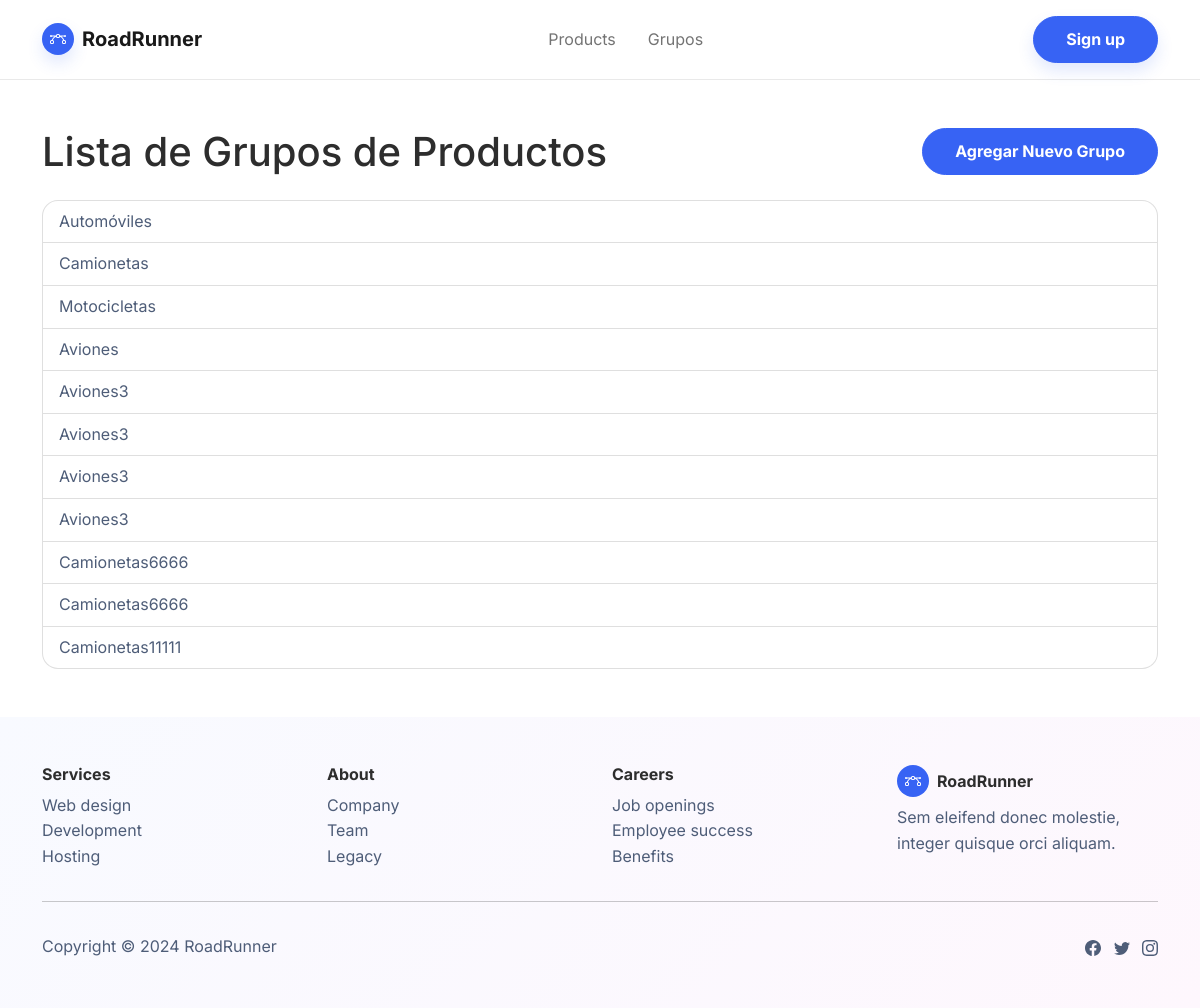
Page /productos/grupos/ on the committed database.
### gestion_productos/models.py (models this page shows, shortened)
class GrupoProducto(models.Model):
    nombre = models.CharField(max_length=100)
    descripcion = models.TextField()
    productos = models.ManyToManyField(Producto, related_name='grupos')

### gestion_productos/views.py (the view)
# urls.py: path('grupos/', GrupoProductoListView.as_view(), name='lista_grupos'),
class GrupoProductoListView(ListView):
    model = GrupoProducto
    template_name = 'grupoproducto_lista.html'  # Nombre del template

### gestion_productos/templates/grupoproducto_lista.html (shortened to what this page needs)
{% extends 'base.html' %}
{% block content %}
<section class="py-5">
    <div class="container">
        <div class="d-flex justify-content-between align-items-center mb-4">
            <h1 class="mb-0">Lista de Grupos de Productos</h1>
            <a href="{% url 'grupo_crear' %}" class="btn btn-primary">Agregar Nuevo Grupo</a>
        </div>
        <ul class="list-group">
            {% for grupoproducto in object_list %}
                <li class="list-group-item">
                    <a href="{% url 'grupo_detalle' grupoproducto.id %}">{{ grupoproducto.nombre }}</a>
                </li>
            {% endfor %}
        </ul>
    </div>
</section>
{% endblock %}

### rows in the picture
GrupoProducto: nombre "Automóviles"
GrupoProducto: nombre "Camionetas"
GrupoProducto: nombre "Motocicletas"
GrupoProducto: nombre "Aviones"
GrupoProducto: nombre "Aviones3"
GrupoProducto: nombre "Aviones3"
GrupoProducto: nombre "Aviones3"
GrupoProducto: nombre "Aviones3"
GrupoProducto: nombre "Camionetas6666"
GrupoProducto: nombre "Camionetas6666"
GrupoProducto: nombre "Camionetas11111"
